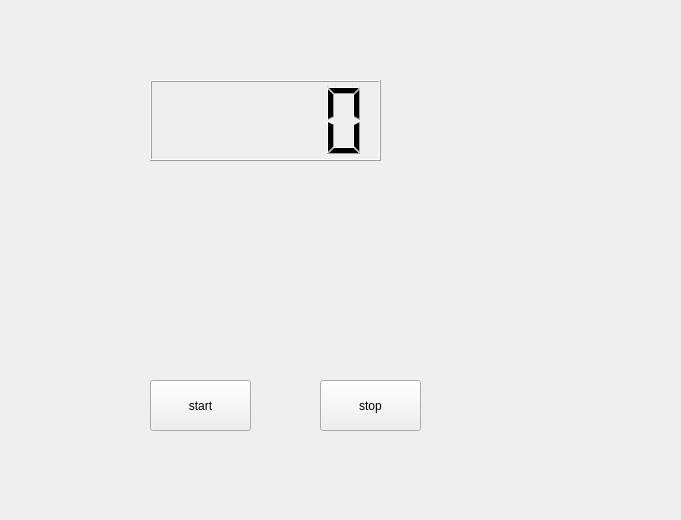
<?xml version="1.0" encoding="UTF-8"?>
<ui version="4.0">
 <class>myWidget</class>
 <widget class="QWidget" name="myWidget">
  <property name="geometry">
   <rect>
    <x>0</x>
    <y>0</y>
    <width>681</width>
    <height>520</height>
   </rect>
  </property>
  <property name="windowTitle">
   <string>myWidget</string>
  </property>
  <widget class="QLCDNumber" name="lcdNumber">
   <property name="geometry">
    <rect>
     <x>150</x>
     <y>80</y>
     <width>231</width>
     <height>81</height>
    </rect>
   </property>
  </widget>
  <widget class="QPushButton" name="btnStart">
   <property name="geometry">
    <rect>
     <x>150</x>
     <y>380</y>
     <width>101</width>
     <height>51</height>
    </rect>
   </property>
   <property name="text">
    <string>start</string>
   </property>
  </widget>
  <widget class="QPushButton" name="btnStop">
   <property name="geometry">
    <rect>
     <x>320</x>
     <y>380</y>
     <width>101</width>
     <height>51</height>
    </rect>
   </property>
   <property name="text">
    <string>stop</string>
   </property>
  </widget>
 </widget>
 <layoutdefault spacing="6" margin="11"/>
 <resources/>
 <connections/>
</ui>
